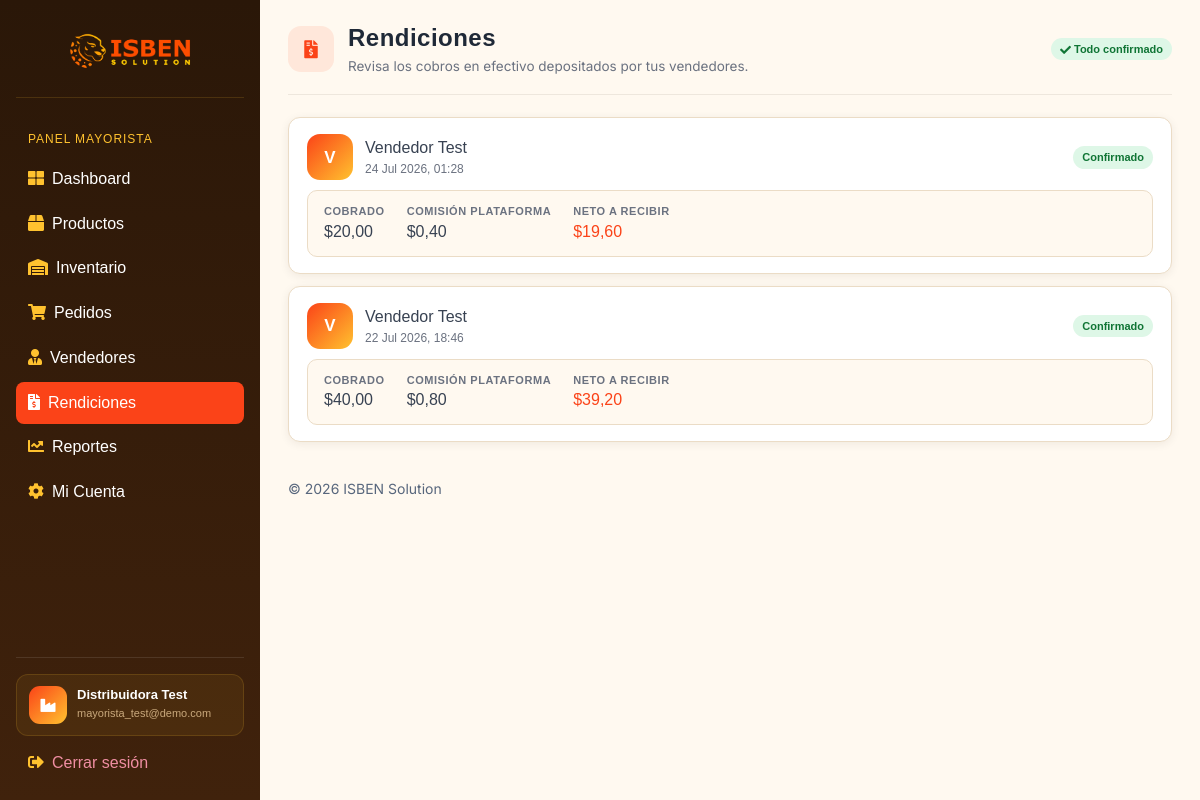
Screenshot of /mayorista/rendiciones/ (signed in) with the database file from the repository.
### appDjango/models.py (models this page shows, shortened)
class Mayorista(models.Model):
    CATEGORIA_CHOICES = [
        ("bebidas", "Bebidas"),
        ("abarrotes", "Abarrotes"),
        ("lacteos", "Lácteos"),
        ("limpieza", "Limpieza"),
        ("otro", "Otro"),
    ]
    PLAN_CHOICES = [
        ("sin_asignar", "Sin asignar"),
        ("suscripcion", "Suscripción anual"),
        ("comision", "Solo comisión"),
        ("mixto", "Mixto"),
    ]
    ESTADO_CHOICES = [
        ("pendiente_pago", "Pendiente de pago"),
        ("activo", "Activo"),
        ("suspendido", "Suspendido"),
    ]
    MESES_CORTOS = [
        "Ene",
        "Feb",
        "Mar",
        "Abr",
        "May",
        "Jun",
        "Jul",
        "Ago",
        "Sep",
        "Oct",
        "Nov",
        "Dic",
    ]
    cuenta = models.OneToOneField(
        settings.AUTH_USER_MODEL,
        on_delete=models.CASCADE,
        related_name="perfil_mayorista",
    )
    nombre = models.CharField(max_length=255)
    telefono = models.CharField(
        max_length=15,
        default="",
    )
    categoria = models.CharField(max_length=20, choices=CATEGORIA_CHOICES)
    logo_url = models.TextField(blank=True, null=True)
    estado = models.CharField(
        max_length=20, choices=ESTADO_CHOICES, default="pendiente_pago"
    )
    plan = models.CharField(
        max_length=20,
        choices=PLAN_CHOICES,
        default="sin_asignar",
    )
    tarifa_anual = models.DecimalField(max_digits=10, decimal_places=2, default=0)
    porcentaje_comision = models.DecimalField(max_digits=5, decimal_places=2, default=0)
    fecha_vencimiento = models.DateField(blank=True, null=True)

class Rendicion(models.Model):
    ESTADO_CHOICES = [
        ("pendiente", "Pendiente"),
        ("confirmado", "Confirmado por mayorista"),
    ]
    vendedor = models.ForeignKey(
        Vendedor, on_delete=models.CASCADE, related_name="rendiciones"
    )
    mayorista = models.ForeignKey(
        Mayorista, on_delete=models.CASCADE, related_name="rendiciones"
    )
    total_cobrado = models.DecimalField(max_digits=12, decimal_places=2, default=0)
    total_comision = models.DecimalField(max_digits=12, decimal_places=2, default=0)
    estado = models.CharField(
        max_length=20, choices=ESTADO_CHOICES, default="pendiente"
    )
    creado_en = models.DateTimeField(auto_now_add=True, null=True)
    def calcular_total_neto(self):
        return self.total_cobrado - self.total_comision

class Vendedor(models.Model):
    TIPO_PERFIL_CHOICES = [
        ("general", "General"),
        ("especializado", "Especializado"),
    ]
    cuenta = models.OneToOneField(
        settings.AUTH_USER_MODEL,
        on_delete=models.CASCADE,
        related_name="perfil_vendedor",
    )
    mayorista = models.ForeignKey(
        Mayorista, on_delete=models.CASCADE, related_name="vendedores"
    )
    nombre = models.CharField(max_length=255)
    primer_login = models.BooleanField(default=True)
    tipo_perfil = models.CharField(
        max_length=20, choices=TIPO_PERFIL_CHOICES, default="general"
    )
    producto_asignado = models.ForeignKey(
        "Producto",
        on_delete=models.SET_NULL,
        blank=True,
        null=True,
        related_name="vendedores_asignados",
    )
    activo = models.BooleanField(default=True)

### appDjango/views.py (the view)
@mayorista_required
def mayorista_rendiciones(request):
    rendiciones = (
        Rendicion.objects.filter(mayorista=request.mayorista)
        .select_related("vendedor")
        .order_by("-id")
    )
    pendientes_qs = rendiciones.filter(estado="pendiente")
    total_pendiente = sum(r.calcular_total_neto() for r in pendientes_qs)
    return render(
        request,
        "mayorista/rendiciones.html",
        {
            "rendiciones": rendiciones,
            "pendientes": pendientes_qs.count(),
            "total_pendiente": total_pendiente,
        },
    )

### appDjango/templates/mayorista/rendiciones.html (shortened to what this page needs)
{% extends 'layouts/base.html' %}
{% block content %}
  <div class="pagina-cabecera">
    <div class="pagina-cabecera-titulo">
      <div class="pagina-cabecera-icono"><i class="fas fa-file-invoice-dollar"></i></div>
      <div>
        <h1>Rendiciones</h1>
        <p class="subtitulo">Revisa los cobros en efectivo depositados por tus vendedores.</p>
      </div>
    </div>
    <div class="pagina-cabecera-acciones">
      {% if pendientes > 0 %}
        <span class="portal-badge portal-badge-amber"><i class="fas fa-clock"></i>&nbsp;{{ pendientes }} pendiente{{ pendientes|pluralize }} · ${{ total_pendiente|floatformat:2 }}</span>
      {% else %}
        <span class="portal-badge portal-badge-green"><i class="fas fa-check"></i>&nbsp;Todo confirmado</span>
      {% endif %}
    </div>
  </div>
  {% for rendicion in rendiciones %}
    <div class="portal-list-card">
      <div class="portal-list-card-row">
        <div class="vendedor-cabecera" style="margin-bottom:0;">
          <div class="vendedor-avatar">{{ rendicion.vendedor.nombre|first|upper }}</div>
          <div>
            <strong>{{ rendicion.vendedor.nombre }}</strong>
            <div style="font-size:12px; color:hsl(var(--muted-foreground));">{{ rendicion.creado_en|date:"d M Y, H:i" }}</div>
          </div>
        </div>
        <div style="display:flex; align-items:center; gap:10px;">
          {% if rendicion.estado == 'confirmado' %}
            <span class="portal-badge portal-badge-green">Confirmado</span>
          {% endif %}
        </div>
      </div>
      <div class="rendicion-montos">
        <div class="rendicion-monto"><small>Cobrado</small><strong>${{ rendicion.total_cobrado }}</strong></div>
        <div class="rendicion-monto"><small>Comisión plataforma</small><strong>${{ rendicion.total_comision }}</strong></div>
        <div class="rendicion-monto"><small>Neto a recibir</small><strong class="neto">${{ rendicion.calcular_total_neto }}</strong></div>
      </div>
    </div>
  {% empty %}
    <p class="portal-empty">No hay rendiciones. Aparecerán cuando tus vendedores rindan sus cobros en efectivo.</p>
  {% endfor %}
{% endblock %}

### appDjango/templates/includes/sidebar.html (shortened to what this page needs)
{% load static %}
<nav id="sidebarMenu" class="sidebar d-lg-block collapse">
  <div class="sidebar-inner px-3 pt-3">
    <div class="sidebar-marca">
      <a href="{% url 'portal_landing' %}">
        <img src="{% static 'imagenes/logos_2.png' %}" alt="ISBEN Solution">
      </a>
    </div>
    <ul class="nav flex-column">
      {% if user.perfil_mayorista %}
        <li class="sidebar-heading">Panel Mayorista</li>
        <li class="nav-item {% if 'mayorista_dashboard' in request.resolver_match.url_name %}active{% endif %}">
          <a href="{% url 'portal_mayorista_dashboard' %}" class="nav-link"><span class="sidebar-icon"><i class="fas fa-th-large"></i></span>Dashboard</a>
        </li>
        <li class="nav-item {% if 'producto' in request.resolver_match.url_name %}active{% endif %}">
          <a href="{% url 'portal_mayorista_productos' %}" class="nav-link"><span class="sidebar-icon"><i class="fas fa-box"></i></span>Productos</a>
        </li>
        <li class="nav-item {% if request.resolver_match.url_name == 'portal_mayorista_inventario' %}active{% endif %}">
          <a href="{% url 'portal_mayorista_inventario' %}" class="nav-link"><span class="sidebar-icon"><i class="fas fa-warehouse"></i></span>Inventario</a>
        </li>
        <li class="nav-item {% if 'pedido' in request.resolver_match.url_name %}active{% endif %}">
          <a href="{% url 'portal_mayorista_pedidos' %}" class="nav-link"><span class="sidebar-icon"><i class="fas fa-shopping-cart"></i></span>Pedidos</a>
        </li>
        <li class="nav-item {% if 'vendedor' in request.resolver_match.url_name %}active{% endif %}">
          <a href="{% url 'portal_mayorista_vendedores' %}" class="nav-link"><span class="sidebar-icon"><i class="fas fa-user-tie"></i></span>Vendedores</a>
        </li>
        <li class="nav-item {% if 'rendicion' in request.resolver_match.url_name %}active{% endif %}">
          <a href="{% url 'portal_mayorista_rendiciones' %}" class="nav-link"><span class="sidebar-icon"><i class="fas fa-file-invoice-dollar"></i></span>Rendiciones</a>
        </li>
        <li class="nav-item {% if request.resolver_match.url_name == 'portal_mayorista_reportes' %}active{% endif %}">
          <a href="{% url 'portal_mayorista_reportes' %}" class="nav-link"><span class="sidebar-icon"><i class="fas fa-chart-line"></i></span>Reportes</a>
        </li>
        <li class="nav-item {% if request.resolver_match.url_name == 'portal_mayorista_mi_cuenta' %}active{% endif %}">
          <a href="{% url 'portal_mayorista_mi_cuenta' %}" class="nav-link"><span class="sidebar-icon"><i class="fas fa-cog"></i></span>Mi Cuenta</a>
        </li>
      {% endif %}
    </ul>
    <div class="sidebar-user mt-auto pt-3">
      {% if user.is_authenticated %}
        <div class="sidebar-user-info">
          <div class="sidebar-user-avatar">
            {% if user.perfil_mayorista %}<i class="fas fa-industry"></i>
            {% elif user.perfil_vendedor %}<i class="fas fa-user-tie"></i>
            {% elif user.perfil_tienda %}<i class="fas fa-store"></i>
            {% else %}<i class="fas fa-shield-alt"></i>{% endif %}
          </div>
          <div class="sidebar-user-datos">
            <span class="sidebar-user-nombre">
              {% if user.perfil_mayorista %}{{ user.perfil_mayorista.nombre }}
              {% elif user.perfil_vendedor %}{{ user.perfil_vendedor.nombre }}
              {% elif user.perfil_tienda %}{{ user.perfil_tienda.nombre }}
              {% else %}Administrador{% endif %}
            </span>
            <span class="sidebar-user-email">{{ user.username }}</span>
          </div>
        </div>
        <a href="{% url 'portal_logout' %}" class="nav-link sidebar-logout">
          <span class="sidebar-icon"><i class="fas fa-sign-out-alt"></i></span>Cerrar sesión
        </a>
      {% endif %}
    </div>
  </div>
</nav>

### rows the page displays
Rendicion: vendedor.nombre|first "V", vendedor.nombre "Vendedor Test", creado_en "24 Jul 2026, 01:28", estado "Confirmado", total_cobrado "20,00", total_comision "0,40", calcular_total_neto "19,60"
Rendicion: vendedor.nombre|first "V", vendedor.nombre "Vendedor Test", creado_en "22 Jul 2026, 18:46", estado "Confirmado", total_cobrado "40,00", total_comision "0,80", calcular_total_neto "39,20"

### other values shown
{{ user.perfil_mayorista.nombre }} "Distribuidora Test"
{{ user.username }} "mayorista_test@demo.com"
